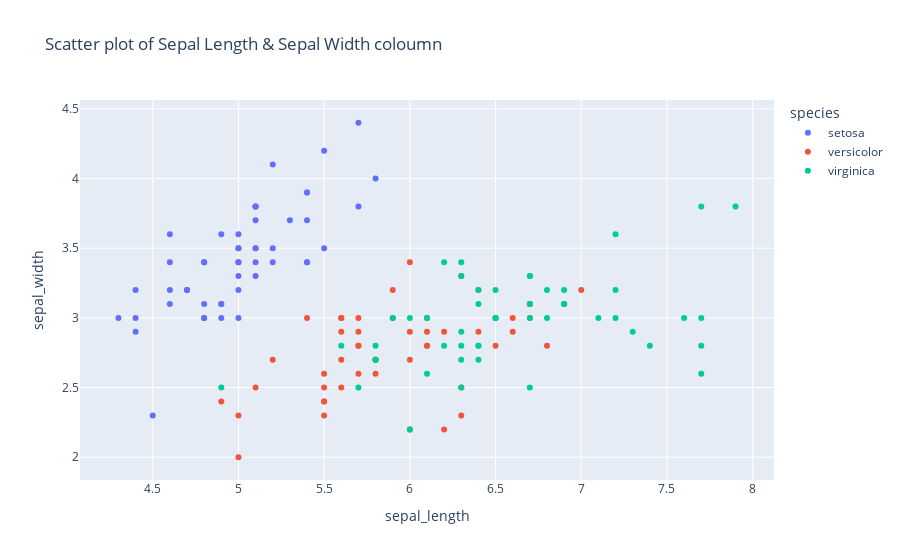

Write notebook code for a chart like this one.
### Markdown cell above
## 1. Scatter Plot

### Code cell
fig1=px.scatter(df,x='sepal_length',y='sepal_width',color='species',title='Scatter plot of Sepal Length & Sepal Width coloumn')
fig1.show()

### Figure 1 — Plotly figure (JSON) as saved in the notebook; plotly's stock layout.template omitted (floating-point values rounded to 4 significant figures)
{"data": [{"hovertemplate": "species=setosa<br>sepal_length=%{x}<br>sepal_width=%{y}<extra></extra>", "legendgroup": "setosa", "marker": {"color": "#636efa", "symbol": "circle"}, "mode": "markers", "name": "setosa", "orientation": "v", "showlegend": true, "type": "scatter", "x": [5.1, 4.9, 4.7, 4.6, 5.0, 5.4, 4.6, 5.0, 4.4, 4.9, 5.4, 4.8, 4.8, 4.3, 5.8, 5.7, 5.4, 5.1, 5.7, 5.1, 5.4, 5.1, 4.6, 5.1, 4.8, 5.0, 5.0, 5.2, 5.2, 4.7, 4.8, 5.4, 5.2, 5.5, 4.9, 5.0, 5.5, 4.9, 4.4, 5.1, 5.0, 4.5, 4.4, 5.0, 5.1, 4.8, 5.1, 4.6, 5.3, 5.0], "xaxis": "x", "y": [3.5, 3.0, 3.2, 3.1, 3.6, 3.9, 3.4, 3.4, 2.9, 3.1, 3.7, 3.4, 3.0, 3.0, 4.0, 4.4, 3.9, 3.5, 3.8, 3.8, 3.4, 3.7, 3.6, 3.3, 3.4, 3.0, 3.4, 3.5, 3.4, 3.2, 3.1, 3.4, 4.1, 4.2, 3.1, 3.2, 3.5, 3.6, 3.0, 3.4, 3.5, 2.3, 3.2, 3.5, 3.8, 3.0, 3.8, 3.2, 3.7, 3.3], "yaxis": "y"}, {"hovertemplate": "species=versicolor<br>sepal_length=%{x}<br>sepal_width=%{y}<extra></extra>", "legendgroup": "versicolor", "marker": {"color": "#EF553B", "symbol": "circle"}, "mode": "markers", "name": "versicolor", "orientation": "v", "showlegend": true, "type": "scatter", "x": [7.0, 6.4, 6.9, 5.5, 6.5, 5.7, 6.3, 4.9, 6.6, 5.2, 5.0, 5.9, 6.0, 6.1, 5.6, 6.7, 5.6, 5.8, 6.2, 5.6, 5.9, 6.1, 6.3, 6.1, 6.4, 6.6, 6.8, 6.7, 6.0, 5.7, 5.5, 5.5, 5.8, 6.0, 5.4, 6.0, 6.7, 6.3, 5.6, 5.5, 5.5, 6.1, 5.8, 5.0, 5.6, 5.7, 5.7, 6.2, 5.1, 5.7], "xaxis": "x", "y": [3.2, 3.2, 3.1, 2.3, 2.8, 2.8, 3.3, 2.4, 2.9, 2.7, 2.0, 3.0, 2.2, 2.9, 2.9, 3.1, 3.0, 2.7, 2.2, 2.5, 3.2, 2.8, 2.5, 2.8, 2.9, 3.0, 2.8, 3.0, 2.9, 2.6, 2.4, 2.4, 2.7, 2.7, 3.0, 3.4, 3.1, 2.3, 3.0, 2.5, 2.6, 3.0, 2.6, 2.3, 2.7, 3.0, 2.9, 2.9, 2.5, 2.8], "yaxis": "y"}, {"hovertemplate": "species=virginica<br>sepal_length=%{x}<br>sepal_width=%{y}<extra></extra>", "legendgroup": "virginica", "marker": {"color": "#00cc96", "symbol": "circle"}, "mode": "markers", "name": "virginica", "orientation": "v", "showlegend": true, "type": "scatter", "x": [6.3, 5.8, 7.1, 6.3, 6.5, 7.6, 4.9, 7.3, 6.7, 7.2, 6.5, 6.4, 6.8, 5.7, 5.8, 6.4, 6.5, 7.7, 7.7, 6.0, 6.9, 5.6, 7.7, 6.3, 6.7, 7.2, 6.2, 6.1, 6.4, 7.2, 7.4, 7.9, 6.4, 6.3, 6.1, 7.7, 6.3, 6.4, 6.0, 6.9, 6.7, 6.9, 5.8, 6.8, 6.7, 6.7, 6.3, 6.5, 6.2, 5.9], "xaxis": "x", "y": [3.3, 2.7, 3.0, 2.9, 3.0, 3.0, 2.5, 2.9, 2.5, 3.6, 3.2, 2.7, 3.0, 2.5, 2.8, 3.2, 3.0, 3.8, 2.6, 2.2, 3.2, 2.8, 2.8, 2.7, 3.3, 3.2, 2.8, 3.0, 2.8, 3.0, 2.8, 3.8, 2.8, 2.8, 2.6, 3.0, 3.4, 3.1, 3.0, 3.1, 3.1, 3.1, 2.7, 3.2, 3.3, 3.0, 2.5, 3.0, 3.4, 3.0], "yaxis": "y"}], "layout": {"legend": {"title": {"text": "species"}, "tracegroupgap": 0}, "title": {"text": "Scatter plot of Sepal Length & Sepal Width coloumn"}, "xaxis": {"anchor": "y", "domain": [0, 1], "title": {"text": "sepal_length"}}, "yaxis": {"anchor": "x", "domain": [0, 1], "title": {"text": "sepal_width"}}}}
